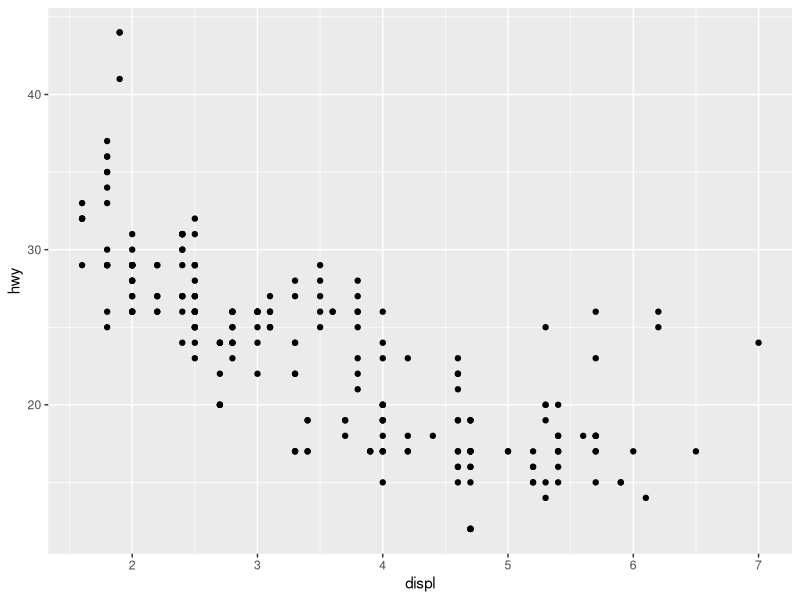
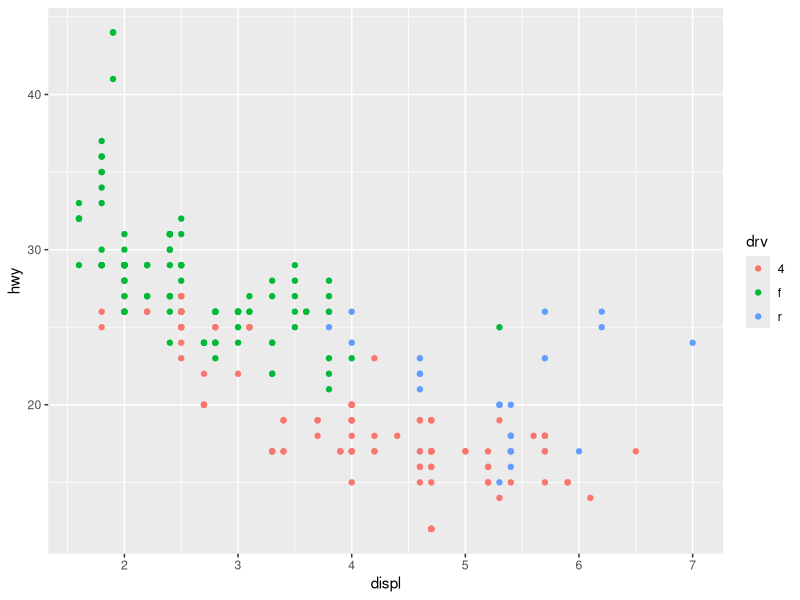
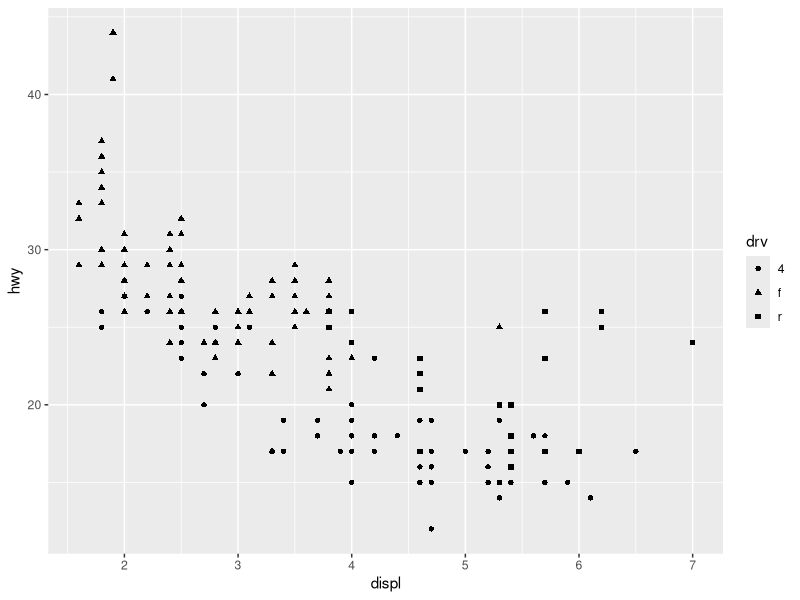
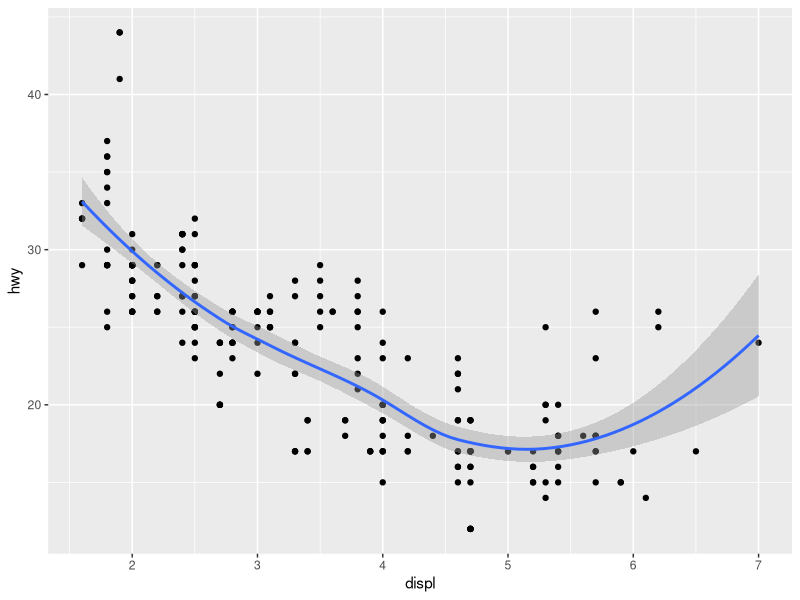
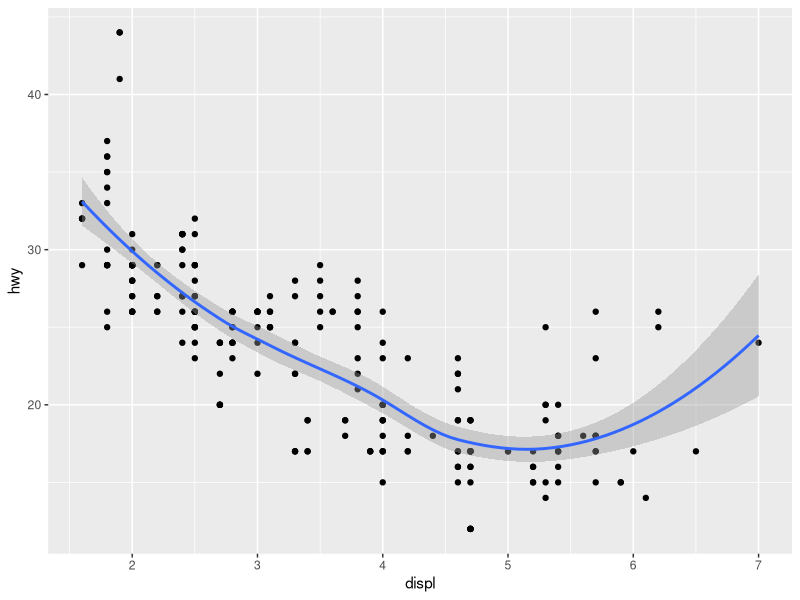
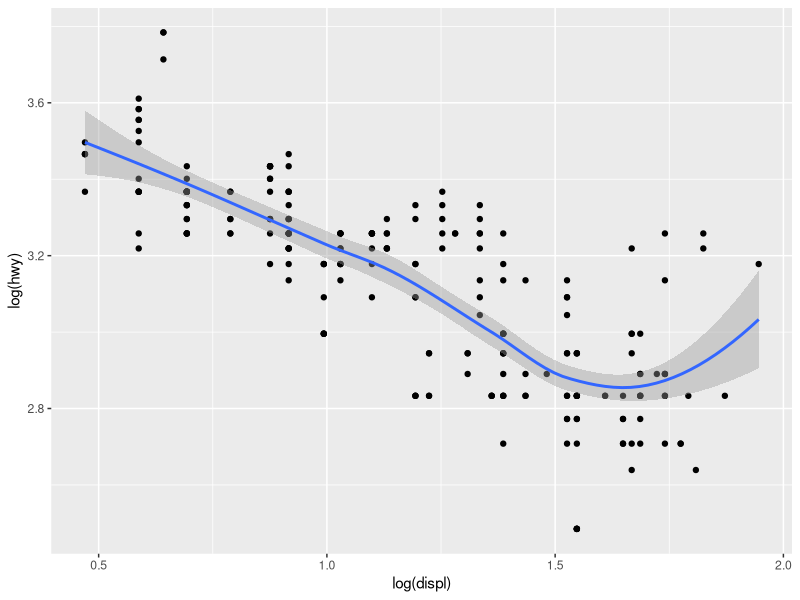
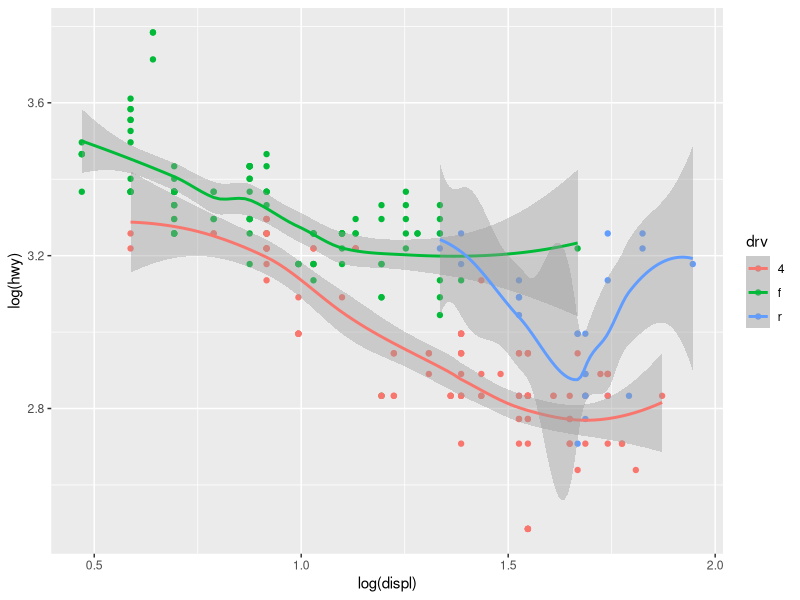
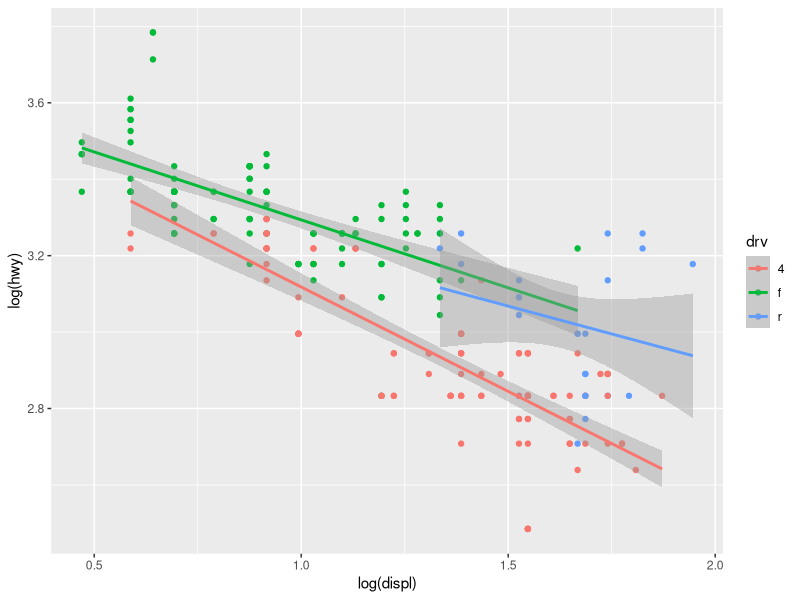

Generate these figures, in order, with R:
library(ggplot2)
str(mpg)
qplot(displ, hwy, data = mpg)
qplot(displ, hwy, data = mpg, color=drv)
qplot(displ, hwy, data = mpg, shape = drv)
qplot(displ, hwy, data = mpg, geom = c("point", "smooth"))
qplot(displ, hwy, data = mpg) + geom_smooth()
qplot(log(displ), log(hwy), data = mpg, geom = c("point", "smooth"))
qplot(log(displ), log(hwy), data = mpg, color = drv, geom = c("point", "smooth"))
qplot(log(displ), log(hwy), data = mpg, color = drv, geom = c("point", "smooth"), method = "lm")
qplot(log(displ), log(hwy), data = mpg, facets = .~drv, geom = c("point", "smooth"), method = "lm")
qplot(hwy, data=mpg, fill = drv)
qplot(displ, data=mpg, fill = drv)
qplot(displ, hwy, data = mpg, facets = .~drv)
qplot(hwy, data = mpg, facets = drv~.)
qplot(log(displ), data = mpg, geom = "density")
qplot(hwy, data = mpg, geom = "density", color = drv)
qplot(displ, hwy, data = mpg,shape = drv)
qplot(displ, hwy, data = mpg,color = drv)
ggplot(mpg) + geom_point() + aes(displ, hwy)
ggplot(mpg) + geom_point() + aes(displ, hwy) + geom_smooth()
ggplot(mpg) + geom_point() + aes(displ, hwy) + geom_smooth(method = "lm")
ggplot(mpg) + geom_point() + aes(displ, hwy) + geom_smooth(method = "lm") + facet_grid(.~drv)
ggplot(mpg) + geom_point() + aes(displ, hwy) + geom_smooth(method = "lm") + facet_grid(drv~.)
ggplot(mpg) + aes(displ, hwy) + geom_point(aes(color = drv), size = 4, alpha = 1/2)
ggplot(mpg) + aes(displ, hwy) + geom_point(aes(color = drv), size = 4, alpha = 1/2) + geom_smooth(size = 4, linetype = 3, method = "lm", se = FALSE)
ggplot(mpg) + aes(displ, hwy) + geom_point(aes(color = drv), size = 4, alpha = 1/2) + geom_smooth(size = 4, linetype = 3, method = "lm", se = FALSE) + theme_bw(base_family="Times")

testdat<- data.frame(x=1:100, y = rnorm(100))
testdat[50,2] <- 100 ## Outlier
with(testdat, plot(x,y,type="l", ylim = c(-3,3)))
with(testdat, plot(x,y,type="l"))
g <- ggplot(testdat,aes(x=x, y=y))
g + geom_point()
g + geom_line()
g + geom_line() + ylim(-3,3) ## This will subset the data and not include the outlier.
g + geom_line() + coord_cartesian(ylim = c(-3,3))

cutpoints <- with(mpg, quantile(hwy))
mpg$hwy_q <- cut(mpg$hwy, cutpoints)
levels(mpg$hwy_q)

## Making big graph

g <- ggplot(mpg, aes(displ, cty))
g <- g + geom_point(alpha = 1/3)
g <- g + facet_wrap(year ~ hwy_q, ncol = 4)
g <- g + geom_smooth(method = "lm", se = FALSE, col = "steelblue")
g <- g + theme_bw(base_family = "Avenir", base_size = 10)
g <- g + labs(x = expression("Displacement " [displ]))
g <- g + labs(y = expression("City------------"))
g <- g + labs(title = "Comparing Displacement vs City based on each year and Mileage")

